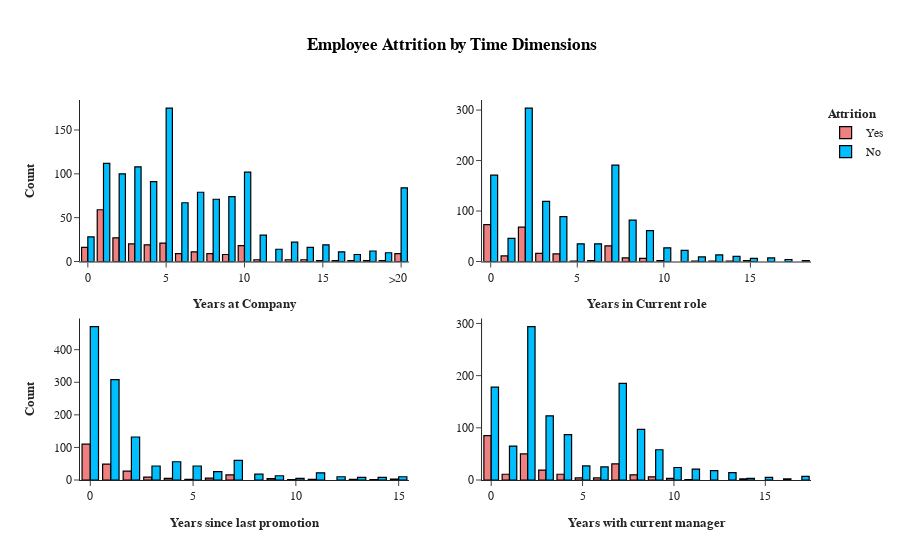

Write notebook code for a chart like this one.
### Markdown cell above
<ul>
    <li><p>Most of the employee job roles are Sales Executive, Research Scientist and Laboratory Technician</p></li>
    <li><p>Job roles of employee having maximum attrition is Sales Executive, Sales Representative, Laboratory Technician and Research Scientist</p></li>
    <li><p>Job Roles having least employee attrition are Research Director, Manager and Healthcare representative</p></li>
</ul>
<br>
<a id='td'></a>
<div style="color:white;
            display:fill;
            border-radius:15px;
            background-color:white;
            font-size:110%;
            font-family:Verdana;
            letter-spacing:1px">
    <h3 style='padding: 10px;
              color:black;
               border:green;
               border-width:2.5px;
               border-style:solid;
              font-family: cursive;
              text-align:center;'>
        Employee Attrition by Time Dimensions
    </h3>
    </div>
<br>
<a href='#top' style='text-decoration:none; font-family: cursive; '>Back to Top^</a><br>

### Code cell
fig=go.Figure()
fig=make_subplots(rows=2,cols=2)
years1=df.groupby(['YearsAtCompany','Attrition'],as_index=False)['Age'].count()
years1['Count']=years1['Age']
years1.drop(columns='Age',axis=1,inplace=True)
years1['YearsAtCompany']=years1['YearsAtCompany'].apply(lambda x: 20 if x>19 else x)
years1=years1.groupby(['YearsAtCompany','Attrition'],as_index=False)['Count'].sum()
years2=df.groupby(['YearsInCurrentRole','Attrition'],as_index=False)['Age'].count()
years2['Count']=years2['Age']
years2.drop(columns='Age',axis=1,inplace=True)
years3=df.groupby(['YearsSinceLastPromotion','Attrition'],as_index=False)['Age'].count()
years3['Count']=years3['Age']
years3.drop(columns='Age',axis=1,inplace=True)
years4=df.groupby(['YearsWithCurrManager','Attrition'],as_index=False)['Age'].count()
years4['Count']=years4['Age']
years4.drop(columns='Age',axis=1,inplace=True)

fig.add_trace(go.Bar(x=years1[years1['Attrition']=='Yes']['YearsAtCompany'], y=years1[years1['Attrition']=='Yes']['Count'],name='Yes',marker_color='LightCoral',showlegend=False),row=1,col=1)
fig.add_trace(go.Bar(x=years1[years1['Attrition']=='No']['YearsAtCompany'], y=years1[years1['Attrition']=='No']['Count'],name='No',marker_color='DeepSkyBlue',showlegend=False),row=1,col=1)

fig.add_trace(go.Bar(x=years2[years2['Attrition']=='Yes']['YearsInCurrentRole'], y=years2[years2['Attrition']=='Yes']['Count'],name='Yes',marker_color='LightCoral',showlegend=True),row=1,col=2)
fig.add_trace(go.Bar(x=years2[years2['Attrition']=='No']['YearsInCurrentRole'], y=years2[years2['Attrition']=='No']['Count'],name='No',marker_color='DeepSkyBlue',showlegend=True),row=1,col=2)
fig.add_trace(go.Bar(x=years3[years3['Attrition']=='Yes']['YearsSinceLastPromotion'], y=years3[years3['Attrition']=='Yes']['Count'],name='Yes',marker_color='LightCoral',showlegend=False),row=2,col=1)
fig.add_trace(go.Bar(x=years3[years3['Attrition']=='No']['YearsSinceLastPromotion'], y=years3[years3['Attrition']=='No']['Count'],name='No',marker_color='DeepSkyBlue',showlegend=False),row=2,col=1)
fig.add_trace(go.Bar(x=years4[years4['Attrition']=='Yes']['YearsWithCurrManager'], y=years4[years4['Attrition']=='Yes']['Count'],name='Yes',marker_color='LightCoral',showlegend=False),row=2,col=2)
fig.add_trace(go.Bar(x=years4[years4['Attrition']=='No']['YearsWithCurrManager'], y=years4[years4['Attrition']=='No']['Count'],name='No',marker_color='DeepSkyBlue',showlegend=False),row=2,col=2)
fig.update_xaxes(title_text="<b style=\"font-size:90%;\">Years at Company", title_font_family="Times New Roman",row=1, col=1)
fig.update_xaxes(title_text="<b style=\"font-size:90%;\">Years in Current role",title_font_family="Times New Roman", row=1, col=2)
fig.update_xaxes(title_text="<b style=\"font-size:90%;\">Years since last promotion", title_font_family="Times New Roman",row=2, col=1)
fig.update_xaxes(title_text="<b style=\"font-size:90%;\">Years with current manager", title_font_family="Times New Roman",row=2, col=2)
fig.update_layout(title_x=0.5,template='simple_white',showlegend=True,legend_title_text="<b style=\"font-size:90%;\">Attrition",title_text='<b style="color:black; font-size:100%;"> Employee Attrition by Time Dimensions</b>',font_family="Times New Roman",title_font_family="Times New Roman")
fig.update_yaxes(title_text="<b style=\"font-size:90%;\">Count", title_font_family="Times New Roman",row=1, col=1)
fig.update_yaxes(title_text="<b style=\"font-size:90%;\">Count", title_font_family="Times New Roman",row=2, col=1)
fig.update_traces(marker=dict(line=dict(color='#000000', width=1.2)))

fig.add_annotation(x=0.428,y=0.528,text=">",showarrow=False,xref="paper",yref="paper",)
fig.show()

### Figure 1 — Plotly figure (JSON) as saved in the notebook; plotly's stock layout.template omitted (floating-point values rounded to 4 significant figures)
{"data": [{"marker": {"color": "LightCoral", "line": {"color": "#000000", "width": 1.2}}, "name": "Yes", "showlegend": false, "type": "bar", "x": [0, 1, 2, 3, 4, 5, 6, 7, 8, 9, 10, 11, 13, 14, 15, 16, 17, 18, 19, 20], "xaxis": "x", "y": [16, 59, 27, 20, 19, 21, 9, 11, 9, 8, 18, 2, 2, 2, 1, 1, 1, 1, 1, 9], "yaxis": "y"}, {"marker": {"color": "DeepSkyBlue", "line": {"color": "#000000", "width": 1.2}}, "name": "No", "showlegend": false, "type": "bar", "x": [0, 1, 2, 3, 4, 5, 6, 7, 8, 9, 10, 11, 12, 13, 14, 15, 16, 17, 18, 19, 20], "xaxis": "x", "y": [28, 112, 100, 108, 91, 175, 67, 79, 71, 74, 102, 30, 14, 22, 16, 19, 11, 8, 12, 10, 84], "yaxis": "y"}, {"marker": {"color": "LightCoral", "line": {"color": "#000000", "width": 1.2}}, "name": "Yes", "showlegend": true, "type": "bar", "x": [0, 1, 2, 3, 4, 5, 6, 7, 8, 9, 10, 12, 13, 14, 15], "xaxis": "x2", "y": [73, 11, 68, 16, 15, 1, 2, 31, 7, 6, 2, 1, 1, 1, 2], "yaxis": "y2"}, {"marker": {"color": "DeepSkyBlue", "line": {"color": "#000000", "width": 1.2}}, "name": "No", "showlegend": true, "type": "bar", "x": [0, 1, 2, 3, 4, 5, 6, 7, 8, 9, 10, 11, 12, 13, 14, 15, 16, 17, 18], "xaxis": "x2", "y": [171, 46, 304, 119, 89, 35, 35, 191, 82, 61, 27, 22, 9, 13, 10, 6, 7, 4, 2], "yaxis": "y2"}, {"marker": {"color": "LightCoral", "line": {"color": "#000000", "width": 1.2}}, "name": "Yes", "showlegend": false, "type": "bar", "x": [0, 1, 2, 3, 4, 5, 6, 7, 9, 10, 11, 13, 14, 15], "xaxis": "x3", "y": [110, 49, 27, 9, 5, 2, 6, 16, 4, 1, 2, 2, 1, 3], "yaxis": "y3"}, {"marker": {"color": "DeepSkyBlue", "line": {"color": "#000000", "width": 1.2}}, "name": "No", "showlegend": false, "type": "bar", "x": [0, 1, 2, 3, 4, 5, 6, 7, 8, 9, 10, 11, 12, 13, 14, 15], "xaxis": "x3", "y": [471, 308, 132, 43, 56, 43, 26, 60, 18, 13, 5, 22, 10, 8, 8, 10], "yaxis": "y3"}, {"marker": {"color": "LightCoral", "line": {"color": "#000000", "width": 1.2}}, "name": "Yes", "showlegend": false, "type": "bar", "x": [0, 1, 2, 3, 4, 5, 6, 7, 8, 9, 10, 11, 14], "xaxis": "x4", "y": [85, 11, 50, 19, 11, 4, 4, 31, 10, 6, 3, 1, 2], "yaxis": "y4"}, {"marker": {"color": "DeepSkyBlue", "line": {"color": "#000000", "width": 1.2}}, "name": "No", "showlegend": false, "type": "bar", "x": [0, 1, 2, 3, 4, 5, 6, 7, 8, 9, 10, 11, 12, 13, 14, 15, 16, 17], "xaxis": "x4", "y": [178, 65, 294, 123, 87, 27, 25, 185, 97, 58, 24, 21, 18, 14, 3, 5, 2, 7], "yaxis": "y4"}], "layout": {"annotations": [{"showarrow": false, "text": ">", "x": 0.428, "xref": "paper", "y": 0.528, "yref": "paper"}], "autosize": true, "font": {"family": "Times New Roman"}, "legend": {"title": {"text": "<b style=\"font-size:90%;\">Attrition"}}, "showlegend": true, "title": {"font": {"family": "Times New Roman"}, "text": "<b style=\"color:black; font-size:100%;\"> Employee Attrition by Time Dimensions</b>", "x": 0.5}, "xaxis": {"anchor": "y", "autorange": true, "domain": [0, 0.45], "range": [-0.5, 20.5], "title": {"font": {"family": "Times New Roman"}, "text": "<b style=\"font-size:90%;\">Years at Company"}, "type": "linear"}, "xaxis2": {"anchor": "y2", "autorange": true, "domain": [0.55, 1], "range": [-0.5, 18.5], "title": {"font": {"family": "Times New Roman"}, "text": "<b style=\"font-size:90%;\">Years in Current role"}, "type": "linear"}, "xaxis3": {"anchor": "y3", "autorange": true, "domain": [0, 0.45], "range": [-0.5, 15.5], "title": {"font": {"family": "Times New Roman"}, "text": "<b style=\"font-size:90%;\">Years since last promotion"}, "type": "linear"}, "xaxis4": {"anchor": "y4", "autorange": true, "domain": [0.55, 1], "range": [-0.5, 17.5], "title": {"font": {"family": "Times New Roman"}, "text": "<b style=\"font-size:90%;\">Years with current manager"}, "type": "linear"}, "yaxis": {"anchor": "x", "autorange": true, "domain": [0.575, 1], "range": [0, 184.2], "title": {"font": {"family": "Times New Roman"}, "text": "<b style=\"font-size:90%;\">Count"}, "type": "linear"}, "yaxis2": {"anchor": "x2", "autorange": true, "domain": [0.575, 1], "range": [0, 320], "type": "linear"}, "yaxis3": {"anchor": "x3", "autorange": true, "domain": [0, 0.425], "range": [0, 495.8], "title": {"font": {"family": "Times New Roman"}, "text": "<b style=\"font-size:90%;\">Count"}, "type": "linear"}, "yaxis4": {"anchor": "x4", "autorange": true, "domain": [0, 0.425], "range": [0, 309.5], "type": "linear"}}}
